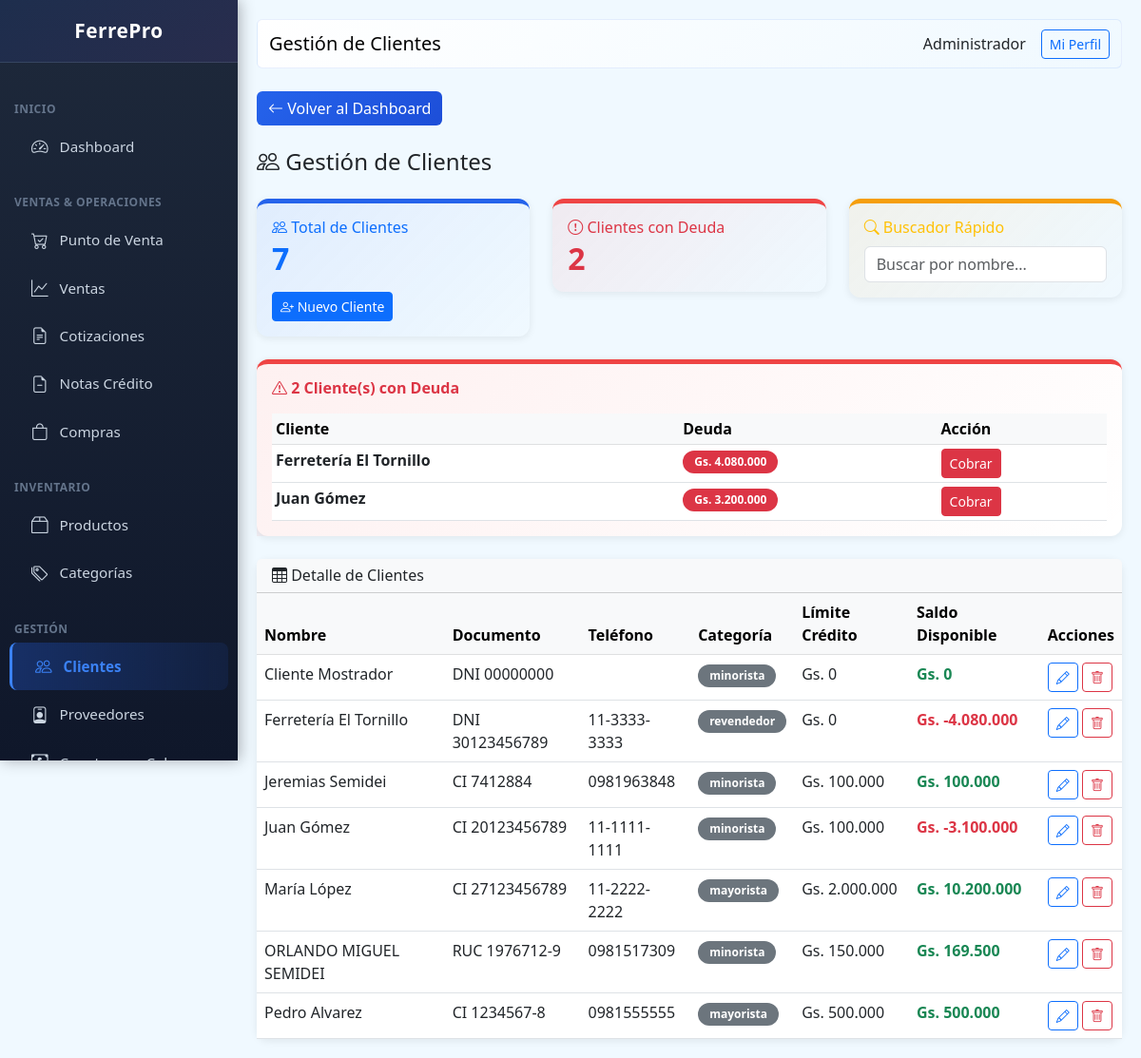
Screenshot of /public/index.php?page=clients (signed in) with the database file from the repository.
### tables this page shows
CREATE TABLE users (
                id INTEGER PRIMARY KEY AUTOINCREMENT,
                name TEXT NOT NULL,
                email TEXT UNIQUE,
                password TEXT NOT NULL,
                role TEXT DEFAULT 'vendedor',
                active INTEGER DEFAULT 1,
                created_at DATETIME DEFAULT CURRENT_TIMESTAMP
            , last_login DATETIME, last_password_change DATETIME, failed_login_attempts INTEGER DEFAULT 0, locked_until DATETIME, two_fa_enabled INTEGER DEFAULT 0, two_fa_secret TEXT);

CREATE TABLE clients (
                id INTEGER PRIMARY KEY AUTOINCREMENT,
                name TEXT NOT NULL,
                document_type TEXT DEFAULT 'DNI',
                document TEXT,
                phone TEXT,
                email TEXT,
                address TEXT,
                credit_limit REAL DEFAULT 0,
                category TEXT DEFAULT 'minorista',
                balance REAL DEFAULT 0,
                active INTEGER DEFAULT 1,
                created_at DATETIME DEFAULT CURRENT_TIMESTAMP
            , credit_days INTEGER DEFAULT 30);

### class/Database.php (called while the page is built, shortened)
<?php
class Database extends PDO {
    private static $instance = null;
    private function __construct() {
        $dbPath = dirname(__DIR__) . '/storage/ferrepro.db';
        $this->initTables();
    }
    public static function getInstance() {
        if (self::$instance === null) {
            self::$instance = new self();
        }
        return self::$instance;
    }
    private function initTables() {
        $this->seedDefaultData();
    }
    private function seedDefaultData() {
        $stmt = $this->query("SELECT COUNT(*) as count FROM users");
     }
 }

### class/Format.php (called while the page is built, shortened)
<?php
class Format {
    public static function money($amount) {
        $amount = floatval($amount);
        return 'Gs. ' . number_format($amount, 0, ',', '.');
    }
}

### views/clients/index.php (the view, shortened to what this page needs)
<?php
$pageTitle = 'Gestión de Clientes';
$clients = db()->query("SELECT * FROM clients WHERE active = 1 ORDER BY name")->fetchAll(PDO::FETCH_ASSOC);
$debtors = db()->query("SELECT * FROM clients WHERE active = 1 AND balance > 0 ORDER BY balance DESC")->fetchAll(PDO::FETCH_ASSOC);
$content = '
<div class="mb-4">
    <a href="?page=dashboard" class="btn btn-nav-back me-2"><i class="bi bi-arrow-left"></i> Volver al Dashboard</a>
</div>
<h4 class="mb-4"><i class="bi bi-people"></i> Gestión de Clientes</h4>
<div class="row mb-4">
    <div class="col-md-4">
        <div class="card" style="border-top: 5px solid var(--primary); background: linear-gradient(135deg, rgba(37, 99, 235, 0.08), transparent);">
            <div class="card-body">
                <h6 class="text-primary mb-1"><i class="bi bi-people"></i> Total de Clientes</h6>
                <h3 class="mb-0 text-primary" style="font-size: 2rem; font-weight: 700;">' . count($clients) . '</h3>
                <a href="?page=clients&action=new" class="btn btn-sm btn-primary mt-3"><i class="bi bi-person-plus"></i> Nuevo Cliente</a>
            </div>
        </div>
    </div>
    <div class="col-md-4">
        <div class="card" style="border-top: 5px solid var(--danger); background: linear-gradient(135deg, rgba(239, 68, 68, 0.08), transparent);">
            <div class="card-body">
                <h6 class="text-danger mb-1"><i class="bi bi-exclamation-circle"></i> Clientes con Deuda</h6>
                <h3 class="mb-0 text-danger" style="font-size: 2rem; font-weight: 700;">' . count($debtors) . '</h3>
            </div>
        </div>
    </div>
    <div class="col-md-4">
        <div class="card" style="border-top: 5px solid var(--warning); background: linear-gradient(135deg, rgba(245, 158, 11, 0.08), transparent);">
            <div class="card-body">
                <h6 class="text-warning mb-1"><i class="bi bi-search"></i> Buscador Rápido</h6>
                <input type="text" id="searchClients" class="form-control" placeholder="Buscar por nombre..." style="margin-top: 10px;">
            </div>
        </div>
    </div>
</div>';
if (count($debtors) > 0) {
    $content .= '<div class="card mb-4" style="border-top: 5px solid var(--danger);">
    <div class="card-body" style="background: linear-gradient(135deg, rgba(239, 68, 68, 0.08), transparent);">
        <h6 class="text-danger mb-3"><i class="bi bi-exclamation-triangle"></i> <strong>' . count($debtors) . ' Cliente(s) con Deuda</strong></h6>
        <div class="table-responsive">
            <table class="table table-sm mb-0">
                <thead class="table-light"><tr><th>Cliente</th><th>Deuda</th><th>Acción</th></tr></thead>
                <tbody>';
    foreach ($debtors as $d) {
        $content .= '<tr><td><strong>' . htmlspecialchars($d['name']) . '</strong></td><td><span class="badge bg-danger">' . Format::money($d['balance']) . '</span></td><td><a href="?page=receivable&client=' . $d['id'] . '" class="btn btn-sm btn-danger"><i class="bi bi-cash-circle"></i> Cobrar</a></td></tr>';
    }
    $content .= '</tbody></table>
        </div>
    </div>
</div>';
}
$content .= '
<div class="card">
    <div class="card-header bg-light">
        <h6 class="mb-0"><i class="bi bi-table"></i> Detalle de Clientes</h6>
    </div>
    <div class="card-body p-0">
        <div class="table-responsive">
            <table class="table table-hover mb-0" id="clientsTable">
                <thead class="table-light">
                    <tr>
                        <th>Nombre</th>
                        <th>Documento</th>
                        <th>Teléfono</th>
                        <th>Categoría</th>
                        <th>Límite Crédito</th>
                        <th>Saldo Disponible</th>
                        <th>Acciones</th>
                    </tr>
                </thead>
                <tbody>';
foreach ($clients as $c) {
    $availableCredit = $c['credit_limit'] - $c['balance'];
    $balanceClass = $availableCredit < 0 ? 'text-danger fw-bold' : 'text-success fw-bold';
    $content .= '<tr>
        <td>' . htmlspecialchars($c['name']) . '</td>
        <td>' . $c['document_type'] . ' ' . htmlspecialchars($c['document']) . '</td>
        <td>' . htmlspecialchars($c['phone']) . '</td>
        <td><span class="badge bg-secondary">' . $c['category'] . '</span></td>
        <td>' . Format::money($c['credit_limit']) . '</td>
        <td class="' . $balanceClass . '">' . Format::money($availableCredit) . '</td>
        <td>
            <a href="?page=clients&action=edit&id=' . $c['id'] . '" class="btn btn-sm btn-outline-primary"><i class="bi bi-pencil"></i></a>
            <a href="?page=clients&action=delete&id=' . $c['id'] . '" class="btn btn-sm btn-outline-danger" onclick="return confirm(\'¿Eliminar?\')"><i class="bi bi-trash"></i></a>
        </td>
    </tr>';
}
$content .= '</tbody>
        </table>
    </div>
</div>
<script>
document.getElementById("searchClients").addEventListener("input", function() {
    const term = this.value.toLowerCase();
    const rows = document.querySelectorAll("#clientsTable tbody tr");
    rows.forEach(row => {
        row.style.display = row.textContent.toLowerCase().includes(term) ? "" : "none";
    });
});
</script>';

### views/layouts/main.php (shortened to what this page needs)
<!DOCTYPE html>
<html lang="es">
<head>
    <link rel="stylesheet" href="https://cdn.jsdelivr.net/npm/bootstrap@5.3.0/dist/css/bootstrap.min.css">
    <link rel="stylesheet" href="https://cdn.jsdelivr.net/npm/bootstrap-icons@1.10.0/font/bootstrap-icons.css">
</head>
<body>
    <div class="sidebar">
        <div class="logo-section">
            <h5><i class="bi bi-hammer-wrench"></i> FerrePro</h5>
        </div>
        <nav class="nav flex-column">
            <div class="nav-section">Inicio</div>
            <a class="nav-link" href="?page=dashboard"><i class="bi bi-speedometer2"></i> Dashboard</a>
            <div class="nav-section">Ventas & Operaciones</div>
            <a class="nav-link" href="?page=pos"><i class="bi bi-cart-check"></i> Punto de Venta</a>
            <a class="nav-link" href="?page=sales"><i class="bi bi-graph-up"></i> Ventas</a>
            <a class="nav-link" href="?page=quotes"><i class="bi bi-file-earmark-text"></i> Cotizaciones</a>
            <a class="nav-link" href="?page=credit_notes"><i class="bi bi-file-earmark-minus"></i> Notas Crédito</a>
            <a class="nav-link" href="?page=purchases"><i class="bi bi-bag"></i> Compras</a>
            <div class="nav-section">Inventario</div>
            <a class="nav-link" href="?page=products"><i class="bi bi-box2"></i> Productos</a>
            <a class="nav-link" href="?page=categories"><i class="bi bi-tags"></i> Categorías</a>
            <div class="nav-section">Gestión</div>
            <a class="nav-link" href="?page=clients"><i class="bi bi-people"></i> Clientes</a>
            <a class="nav-link" href="?page=providers"><i class="bi bi-person-badge"></i> Proveedores</a>
            <a class="nav-link" href="?page=receivable"><i class="bi bi-cash-coin"></i> Cuentas por Cobrar</a>
        </nav>
    </div>
    <div class="main-content">
        <nav class="navbar navbar-expand-lg mb-4 rounded">
            <div class="container-fluid">
                <span class="navbar-brand mb-0 h1"><?= $pageTitle ?? 'FerrePro' ?></span>
                <div class="d-flex align-items-center gap-3">
                    <span><?= user()['name'] ?? '' ?></span>
                    <a href="?page=profile" class="btn btn-sm btn-outline-primary">Mi Perfil</a>
                </div>
            </div>
        </nav>
        <?= $content ?? '' ?>
    </div>
</body>
</html>

### views/layouts/main.php (style rules this page uses)
:root { --primary: #2563eb; --success: #10b981; --danger: #ef4444; --warning: #f59e0b; --info: #06b6d4; --secondary: #8b5cf6; --dark: #1e293b; }
body { font-family: 'Segoe UI', sans-serif; background: #f0f9ff; }
.sidebar { width: 250px; background: linear-gradient(180deg, #1e293b 0%, #0f172a 100%); height: 100vh; position: fixed; top: 0; left: 0; overflow-y: auto; box-shadow: 2px 0 15px rgba(0,0,0,0.3); z-index: 1000; }
.sidebar .logo-section { padding: 20px; text-align: center; border-bottom: 1px solid rgba(148, 163, 184, 0.2); background: linear-gradient(135deg, rgba(37, 99, 235, 0.1) 0%, rgba(139, 92, 246, 0.1) 100%); }
.sidebar .logo-section h5 { color: white; margin: 0; font-weight: 700; font-size: 1.3rem; letter-spacing: 0.5px; }
.sidebar nav { padding: 15px 0; }
.sidebar .nav-link { color: #cbd5e1; padding: 12px 20px; border-left: 3px solid transparent; display: flex; align-items: center; gap: 12px; transition: all 0.3s ease; margin: 0 10px; border-radius: 8px; font-size: 0.95rem; }
.sidebar .nav-link i { font-size: 1.1rem; transition: all 0.3s ease; }
.sidebar .nav-link.active { background: linear-gradient(90deg, rgba(37, 99, 235, 0.3) 0%, rgba(37, 99, 235, 0.1) 100%); color: #3b82f6; border-left-color: #3b82f6; font-weight: 600; padding-left: 24px; }
.sidebar .nav-link.active i { color: #3b82f6; }
.nav-section { padding: 15px 15px 5px 15px; font-size: 0.75rem; font-weight: 700; text-transform: uppercase; color: #64748b; letter-spacing: 0.5px; margin-top: 10px; }
.main-content { margin-left: 250px; padding: 20px; }
.navbar { background: linear-gradient(135deg, #ffffff 0%, #f0f9ff 100%); border-radius: 10px; border: 1px solid rgba(37, 99, 235, 0.1); }
.card { border: none; border-radius: 12px; box-shadow: 0 2px 8px rgba(0,0,0,0.08); transition: all 0.3s ease; }
.btn-nav-back { background: linear-gradient(135deg, var(--primary), #1d4ed8); color: white; border: none; }
.badge { border-radius: 20px; padding: 6px 12px; font-weight: 600; }

### rows the page displays
users: name "Administrador"
clients: name "Ferretería El Tornillo", balance "Gs. 4.080.000", document_type "DNI", document "30123456789", phone "11-3333-3333", category "revendedor", credit_limit "Gs. 0", Format::money($availableCredit) "Gs. -4.080.000"
clients: name "Juan Gómez", balance "Gs. 3.200.000", document_type "CI", document "20123456789", phone "11-1111-1111", category "minorista", credit_limit "Gs. 100.000", Format::money($availableCredit) "Gs. -3.100.000"
clients: name "Cliente Mostrador", document_type "DNI", document "00000000", category "minorista", credit_limit "Gs. 0", Format::money($availableCredit) "Gs. 0"
clients: name "Jeremias Semidei", document_type "CI", document "7412884", phone "0981963848", category "minorista", credit_limit "Gs. 100.000", Format::money($availableCredit) "Gs. 100.000"
clients: name "María López", document_type "CI", document "27123456789", phone "11-2222-2222", category "mayorista", credit_limit "Gs. 2.000.000", Format::money($availableCredit) "Gs. 10.200.000"
clients: name "ORLANDO MIGUEL SEMIDEI", document_type "RUC", document "1976712-9", phone "0981517309", category "minorista", credit_limit "Gs. 150.000", Format::money($availableCredit) "Gs. 169.500"
clients: name "Pedro Alvarez", document_type "CI", document "1234567-8", phone "0981555555", category "mayorista", credit_limit "Gs. 500.000", Format::money($availableCredit) "Gs. 500.000"

### other values shown
$pageTitle "Gestión de Clientes"
count($clients) "7"
count($debtors) "2"
